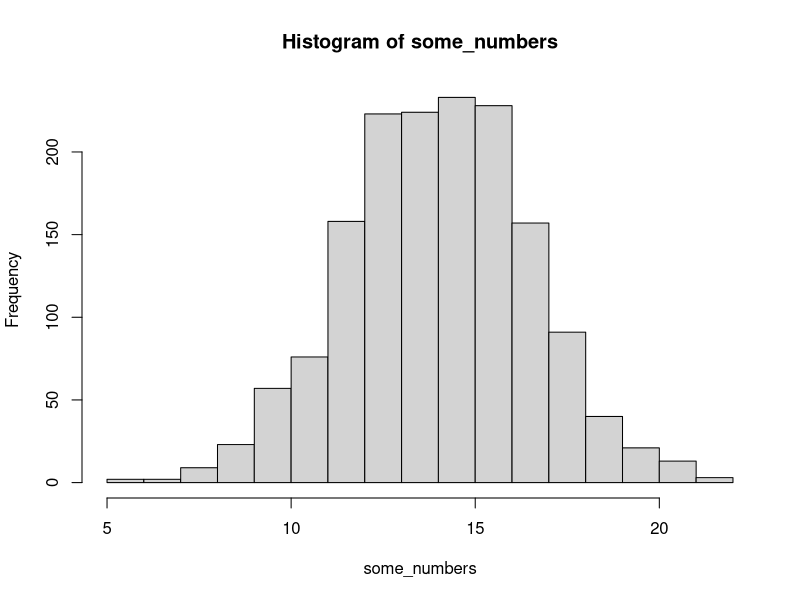
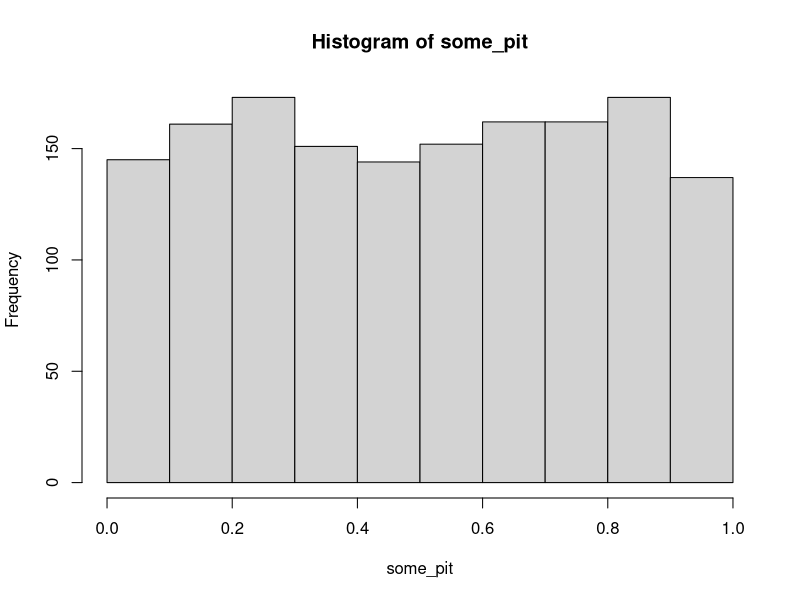
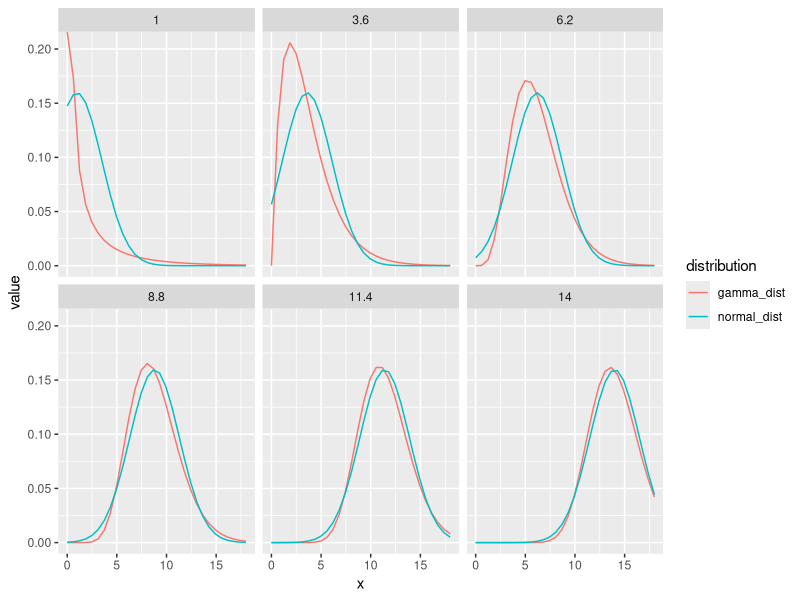
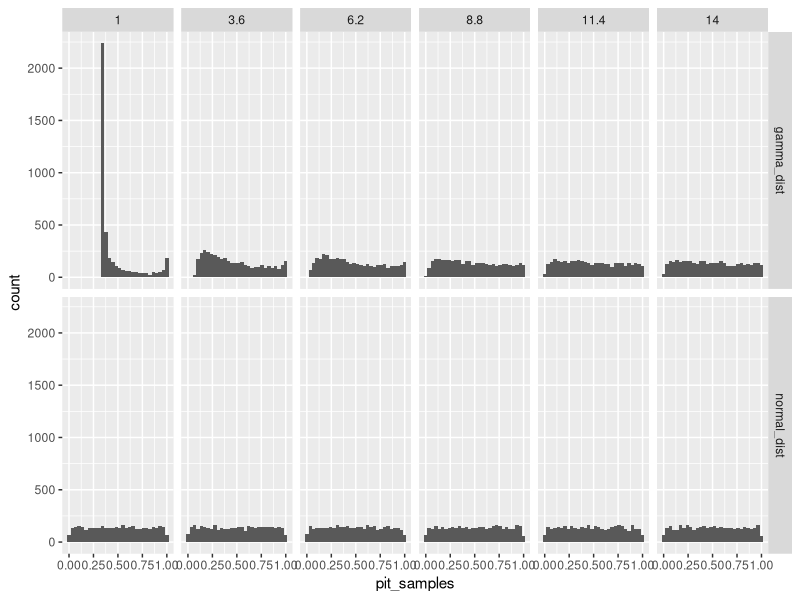
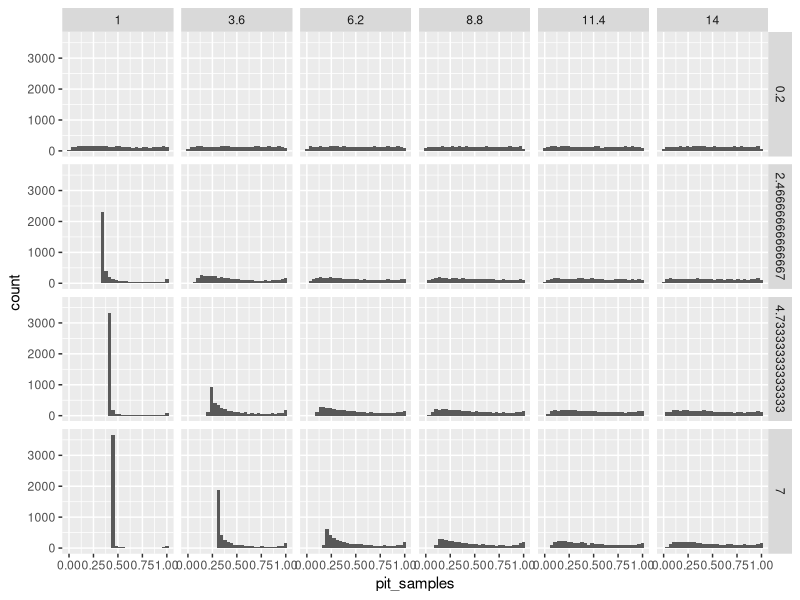
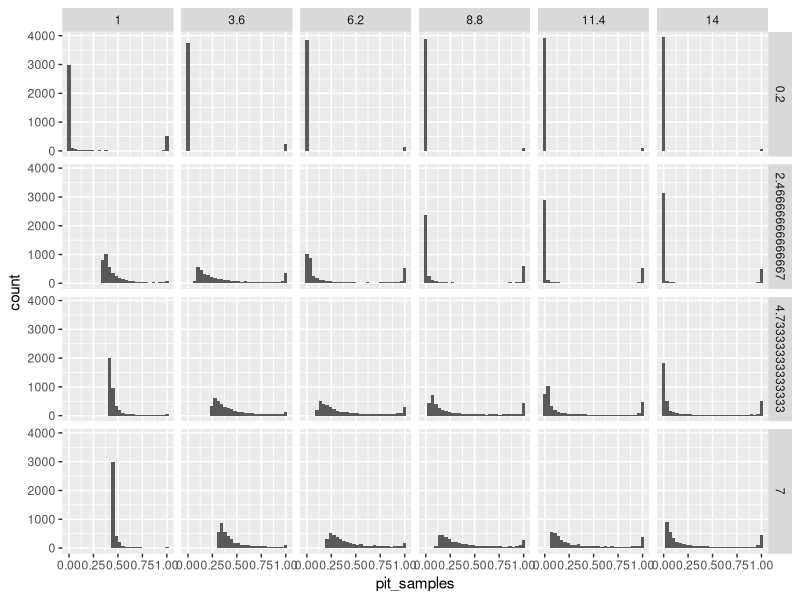

Reproduce these figures in R, in order.
## ---- chunk 1
some_numbers <- rnorm(1560, mean = 14, sd = 2.5)
hist(some_numbers)
## ---- chunk 2
some_pit <- pnorm(some_numbers, mean = 14, sd = 2.5)
hist(some_pit)
## ---- chunk 3
library(tidyverse)
n <- 4000
tibble(meanval = seq(from = 1, to = 14, length.out = 6),
       sd = 2.5) |> 
  expand_grid(x = seq(from = 0, to = 18, length.out = 30)) |>
  mutate(normal_dist = dnorm(x, mean = meanval, sd = sd),
         gamma_dist = dgamma(x, 
                        shape = meanval^2/sd^2,
                        rate = meanval/sd^2)) |> 
  pivot_longer(ends_with("dist"), 
               names_to = "distribution",
               values_to = "value") |> 
  ggplot(aes(x = x, y = value, colour = distribution)) + 
  geom_line()  +
  facet_wrap(~meanval)

## ---- chunk 4
n <- 4000
tibble(meanval = seq(from = 1, to = 14, length.out = 6),
       sd = 2.5) |> 
  rowwise() |>
  mutate(normal_dist = list(rnorm(n, mean = meanval, sd = sd)),
         gamma_dist = list(rgamma(n, 
                        shape = meanval^2/sd^2,
                        rate = meanval/sd^2))) |> 
  pivot_longer(ends_with("dist"), 
               names_to = "distribution",
               values_to = "samples") |> 
  rowwise() |> 
  mutate(pit_samples = list(pnorm(samples, mean = meanval, sd = sd))) |> 
  select(-samples) |> 
  # filter(distribution == "gamma_dist") |> 
  unnest(pit_samples) |> 
  ggplot(aes(x = pit_samples)) + 
  geom_histogram() + 
  facet_grid(distribution~meanval)
## ---- chunk 5
n <- 4000
expand_grid(meanval = seq(from = 1, to = 14, length.out = 6),
       sdval = seq(from = .2, to = 7, length.out = 4)) |> 
  rowwise() |>
  mutate(gamma_dist = list(rgamma(n, 
                        shape = meanval^2/sdval^2,
                        rate = meanval/sdval^2))) |> 
  rowwise() |> 
  mutate(pit_samples = list(
    pnorm(gamma_dist,
          mean = meanval,
          sd = sdval))) |> 
  select(-gamma_dist) |> 
  # filter(distribution == "gamma_dist") |> 
  unnest(pit_samples) |> 
  ggplot(aes(x = pit_samples)) + 
  geom_histogram() + 
  facet_grid(sdval~meanval)
## ---- chunk 6
n <- 4000
expand_grid(meanval = seq(from = 1, 
                          to = 14, 
                          length.out = 6),
       sdval = seq(from = .2, 
                   to = 7, 
                   length.out = 4)) |> 
  rowwise() |>
  mutate(
    cf = log(sdval/meanval)^2 + 1,
    lnorm_dist = list(rlnorm(n, 
                        meanlog = log(meanval) - .5*cf, 
                        sdlog = sqrt(cf))
                      )
    )|> 
  rowwise() |> 
  mutate(pit_samples = list(
    pnorm(lnorm_dist,
          mean = meanval,
          sd = sdval)
    # plnorm(lnorm_dist, 
    #        meanlog = log(meanval) - .5*cf, 
    #        sdlog = sqrt(cf))
    )) |> 
  select(-lnorm_dist) |> 
  # filter(distribution == "gamma_dist") |> 
  unnest(pit_samples) |> 
  ggplot(aes(x = pit_samples)) + 
  geom_histogram() + 
  facet_grid(sdval~meanval)
